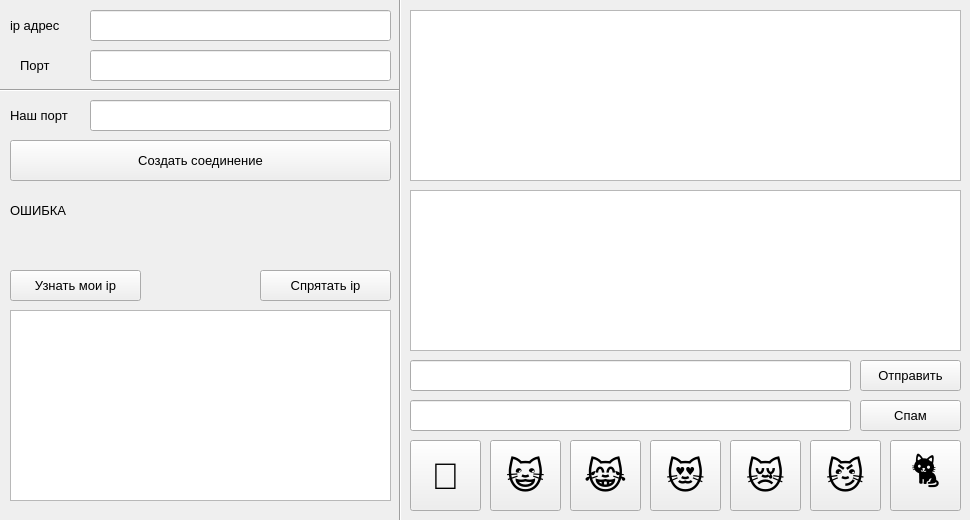
<?xml version="1.0" encoding="UTF-8"?>
<ui version="4.0">
 <class>MainWindow</class>
 <widget class="QMainWindow" name="MainWindow">
  <property name="geometry">
   <rect>
    <x>0</x>
    <y>0</y>
    <width>970</width>
    <height>520</height>
   </rect>
  </property>
  <property name="font">
   <font>
    <pointsize>10</pointsize>
   </font>
  </property>
  <property name="windowTitle">
   <string>MainWindow</string>
  </property>
  <widget class="QWidget" name="centralWidget">
   <property name="font">
    <font>
     <pointsize>10</pointsize>
    </font>
   </property>
   <widget class="QPushButton" name="pushButton_Create">
    <property name="geometry">
     <rect>
      <x>10</x>
      <y>140</y>
      <width>381</width>
      <height>41</height>
     </rect>
    </property>
    <property name="font">
     <font>
      <pointsize>10</pointsize>
     </font>
    </property>
    <property name="text">
     <string>Создать соединение</string>
    </property>
   </widget>
   <widget class="QLabel" name="label_Adress">
    <property name="geometry">
     <rect>
      <x>10</x>
      <y>10</y>
      <width>71</width>
      <height>31</height>
     </rect>
    </property>
    <property name="font">
     <font>
      <pointsize>10</pointsize>
     </font>
    </property>
    <property name="text">
     <string>ip адрес</string>
    </property>
   </widget>
   <widget class="QLabel" name="label_Port">
    <property name="geometry">
     <rect>
      <x>20</x>
      <y>50</y>
      <width>51</width>
      <height>31</height>
     </rect>
    </property>
    <property name="font">
     <font>
      <pointsize>10</pointsize>
     </font>
    </property>
    <property name="text">
     <string>Порт</string>
    </property>
   </widget>
   <widget class="QLabel" name="label_Our_Port">
    <property name="geometry">
     <rect>
      <x>10</x>
      <y>100</y>
      <width>81</width>
      <height>31</height>
     </rect>
    </property>
    <property name="font">
     <font>
      <pointsize>10</pointsize>
     </font>
    </property>
    <property name="text">
     <string>Наш порт</string>
    </property>
   </widget>
   <widget class="QLineEdit" name="lineEdit_Adress">
    <property name="geometry">
     <rect>
      <x>90</x>
      <y>10</y>
      <width>301</width>
      <height>31</height>
     </rect>
    </property>
    <property name="font">
     <font>
      <pointsize>10</pointsize>
     </font>
    </property>
    <property name="text">
     <string/>
    </property>
   </widget>
   <widget class="QLineEdit" name="lineEdit_Our_Port">
    <property name="geometry">
     <rect>
      <x>90</x>
      <y>100</y>
      <width>301</width>
      <height>31</height>
     </rect>
    </property>
    <property name="font">
     <font>
      <pointsize>10</pointsize>
     </font>
    </property>
    <property name="text">
     <string/>
    </property>
   </widget>
   <widget class="QLineEdit" name="lineEdit_Port">
    <property name="geometry">
     <rect>
      <x>90</x>
      <y>50</y>
      <width>301</width>
      <height>31</height>
     </rect>
    </property>
    <property name="font">
     <font>
      <pointsize>10</pointsize>
     </font>
    </property>
    <property name="text">
     <string/>
    </property>
   </widget>
   <widget class="QTextEdit" name="textEdit_Input">
    <property name="geometry">
     <rect>
      <x>410</x>
      <y>190</y>
      <width>551</width>
      <height>161</height>
     </rect>
    </property>
    <property name="font">
     <font>
      <pointsize>10</pointsize>
     </font>
    </property>
   </widget>
   <widget class="QTextEdit" name="textEdit_Output">
    <property name="geometry">
     <rect>
      <x>410</x>
      <y>10</y>
      <width>551</width>
      <height>171</height>
     </rect>
    </property>
    <property name="font">
     <font>
      <pointsize>10</pointsize>
     </font>
    </property>
   </widget>
   <widget class="QPushButton" name="pushButton_Send_Mes">
    <property name="geometry">
     <rect>
      <x>860</x>
      <y>360</y>
      <width>101</width>
      <height>31</height>
     </rect>
    </property>
    <property name="font">
     <font>
      <pointsize>10</pointsize>
     </font>
    </property>
    <property name="text">
     <string>️Отправить</string>
    </property>
    <property name="shortcut">
     <string>Return</string>
    </property>
   </widget>
   <widget class="QLineEdit" name="lineEdit_Send_Mes">
    <property name="geometry">
     <rect>
      <x>410</x>
      <y>360</y>
      <width>441</width>
      <height>31</height>
     </rect>
    </property>
    <property name="font">
     <font>
      <pointsize>10</pointsize>
     </font>
    </property>
    <property name="text">
     <string/>
    </property>
   </widget>
   <widget class="Line" name="line">
    <property name="geometry">
     <rect>
      <x>0</x>
      <y>80</y>
      <width>401</width>
      <height>20</height>
     </rect>
    </property>
    <property name="font">
     <font>
      <pointsize>10</pointsize>
     </font>
    </property>
    <property name="orientation">
     <enum>Qt::Horizontal</enum>
    </property>
   </widget>
   <widget class="Line" name="line_2">
    <property name="geometry">
     <rect>
      <x>390</x>
      <y>-10</y>
      <width>20</width>
      <height>531</height>
     </rect>
    </property>
    <property name="orientation">
     <enum>Qt::Vertical</enum>
    </property>
   </widget>
   <widget class="QPushButton" name="pushButton_Look_At_Ip">
    <property name="geometry">
     <rect>
      <x>10</x>
      <y>270</y>
      <width>131</width>
      <height>31</height>
     </rect>
    </property>
    <property name="font">
     <font>
      <pointsize>10</pointsize>
     </font>
    </property>
    <property name="text">
     <string>Узнать мои ip</string>
    </property>
   </widget>
   <widget class="QLabel" name="label_Error">
    <property name="geometry">
     <rect>
      <x>10</x>
      <y>190</y>
      <width>271</width>
      <height>41</height>
     </rect>
    </property>
    <property name="text">
     <string>ОШИБКА</string>
    </property>
   </widget>
   <widget class="QPushButton" name="pushButton_Look_Out_Ip">
    <property name="geometry">
     <rect>
      <x>260</x>
      <y>270</y>
      <width>131</width>
      <height>31</height>
     </rect>
    </property>
    <property name="text">
     <string>Спрятать ip</string>
    </property>
   </widget>
   <widget class="QTextEdit" name="textEdit_My_Ip">
    <property name="geometry">
     <rect>
      <x>10</x>
      <y>310</y>
      <width>381</width>
      <height>191</height>
     </rect>
    </property>
   </widget>
   <widget class="QPushButton" name="pushButton_JustCat">
    <property name="geometry">
     <rect>
      <x>890</x>
      <y>440</y>
      <width>71</width>
      <height>71</height>
     </rect>
    </property>
    <property name="font">
     <font>
      <pointsize>28</pointsize>
     </font>
    </property>
    <property name="text">
     <string>🐈</string>
    </property>
   </widget>
   <widget class="QPushButton" name="pushButton_Cry">
    <property name="geometry">
     <rect>
      <x>730</x>
      <y>440</y>
      <width>71</width>
      <height>71</height>
     </rect>
    </property>
    <property name="font">
     <font>
      <pointsize>28</pointsize>
     </font>
    </property>
    <property name="text">
     <string>😿</string>
    </property>
   </widget>
   <widget class="QPushButton" name="pushButton_Love">
    <property name="geometry">
     <rect>
      <x>650</x>
      <y>440</y>
      <width>71</width>
      <height>71</height>
     </rect>
    </property>
    <property name="font">
     <font>
      <pointsize>28</pointsize>
     </font>
    </property>
    <property name="text">
     <string>😻</string>
    </property>
   </widget>
   <widget class="QPushButton" name="pushButton_Laught">
    <property name="geometry">
     <rect>
      <x>570</x>
      <y>440</y>
      <width>71</width>
      <height>71</height>
     </rect>
    </property>
    <property name="font">
     <font>
      <pointsize>28</pointsize>
     </font>
    </property>
    <property name="text">
     <string>😹</string>
    </property>
   </widget>
   <widget class="QPushButton" name="pushButton_Smile">
    <property name="geometry">
     <rect>
      <x>490</x>
      <y>440</y>
      <width>71</width>
      <height>71</height>
     </rect>
    </property>
    <property name="font">
     <font>
      <pointsize>28</pointsize>
     </font>
    </property>
    <property name="text">
     <string>😺</string>
    </property>
   </widget>
   <widget class="QPushButton" name="pushButton_Poop">
    <property name="geometry">
     <rect>
      <x>410</x>
      <y>440</y>
      <width>71</width>
      <height>71</height>
     </rect>
    </property>
    <property name="font">
     <font>
      <pointsize>28</pointsize>
     </font>
    </property>
    <property name="text">
     <string>💩</string>
    </property>
   </widget>
   <widget class="QPushButton" name="pushButton_WrySmile">
    <property name="geometry">
     <rect>
      <x>810</x>
      <y>440</y>
      <width>71</width>
      <height>71</height>
     </rect>
    </property>
    <property name="font">
     <font>
      <pointsize>28</pointsize>
     </font>
    </property>
    <property name="text">
     <string>😼</string>
    </property>
   </widget>
   <widget class="QPushButton" name="pushButton_Spam">
    <property name="geometry">
     <rect>
      <x>860</x>
      <y>400</y>
      <width>101</width>
      <height>31</height>
     </rect>
    </property>
    <property name="font">
     <font>
      <pointsize>10</pointsize>
     </font>
    </property>
    <property name="text">
     <string>Спам</string>
    </property>
    <property name="shortcut">
     <string>Return</string>
    </property>
   </widget>
   <widget class="QLineEdit" name="lineEdit_Spam">
    <property name="geometry">
     <rect>
      <x>410</x>
      <y>400</y>
      <width>441</width>
      <height>31</height>
     </rect>
    </property>
    <property name="font">
     <font>
      <pointsize>10</pointsize>
     </font>
    </property>
    <property name="text">
     <string/>
    </property>
   </widget>
  </widget>
 </widget>
 <layoutdefault spacing="6" margin="11"/>
 <tabstops>
  <tabstop>lineEdit_Adress</tabstop>
  <tabstop>lineEdit_Port</tabstop>
  <tabstop>lineEdit_Our_Port</tabstop>
  <tabstop>pushButton_Create</tabstop>
  <tabstop>pushButton_Look_At_Ip</tabstop>
  <tabstop>pushButton_Look_Out_Ip</tabstop>
  <tabstop>textEdit_Output</tabstop>
  <tabstop>textEdit_Input</tabstop>
  <tabstop>lineEdit_Send_Mes</tabstop>
  <tabstop>pushButton_Send_Mes</tabstop>
 </tabstops>
 <resources/>
 <connections/>
</ui>
